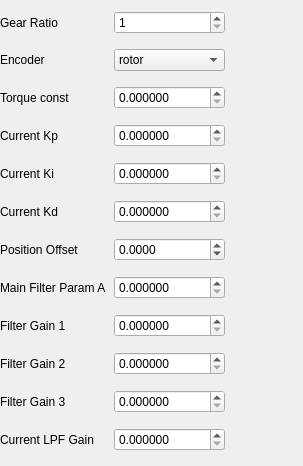
               <widget class="QWidget" name="scrollAreaWidgetContents">
                <property name="geometry">
                 <rect>
                  <x>0</x>
                  <y>0</y>
                  <width>303</width>
                  <height>466</height>
                 </rect>
                </property>
                <layout class="QGridLayout" name="gridLayout_6">
                 <property name="leftMargin">
                  <number>0</number>
                 </property>
                 <property name="topMargin">
                  <number>0</number>
                 </property>
                 <property name="rightMargin">
                  <number>4</number>
                 </property>
                 <property name="bottomMargin">
                  <number>0</number>
                 </property>
                 <property name="horizontalSpacing">
                  <number>8</number>
                 </property>
                 <property name="verticalSpacing">
                  <number>4</number>
                 </property>
                 <item row="0" column="0">
                  <widget class="QLabel" name="GearRatioLbl">
                   <property name="text">
                    <string>Gear Ratio</string>
                   </property>
                  </widget>
                 </item>
                 <item row="0" column="1">
                  <widget class="QSpinBox" name="GearRatioSpinBox">
                   <property name="minimum">
                    <number>1</number>
                   </property>
                   <property name="maximum">
                    <number>1000</number>
                   </property>
                   <property name="value">
                    <number>1</number>
                   </property>
                  </widget>
                 </item>
                 <item row="0" column="2">
                  <widget class="RestoreLabel" name="RestoreGearRatioLbl"/>
                 </item>
                 <item row="1" column="0">
                  <widget class="QLabel" name="EncoderTypeLbl">
                   <property name="text">
                    <string>Encoder</string>
                   </property>
                  </widget>
                 </item>
                 <item row="1" column="1">
                  <widget class="QComboBox" name="EncoderTypeComboBox">
                   <item>
                    <property name="text">
                     <string>rotor</string>
                    </property>
                   </item>
                   <item>
                    <property name="text">
                     <string>shaft</string>
                    </property>
                   </item>
                   <item>
                    <property name="text">
                     <string>external</string>
                    </property>
                   </item>
                  </widget>
                 </item>
                 <item row="1" column="2">
                  <widget class="RestoreLabel" name="RestoreEncoderTypeLbl"/>
                 </item>
                 <item row="2" column="0">
                  <widget class="QLabel" name="TorqueConstLbl">
                   <property name="text">
                    <string>Torque const</string>
                   </property>
                  </widget>
                 </item>
                 <item row="2" column="1">
                  <widget class="QDoubleSpinBox" name="TorqueConstDoubleSpinBox">
                   <property name="decimals">
                    <number>6</number>
                   </property>
                   <property name="minimum">
                    <double>0.000000000000000</double>
                   </property>
                   <property name="maximum">
                    <double>1000.000000000000000</double>
                   </property>
                   <property name="singleStep">
                    <double>0.100000000000000</double>
                   </property>
                  </widget>
                 </item>
                 <item row="2" column="2">
                  <widget class="RestoreLabel" name="RestoreTorqueConstLbl"/>
                 </item>
                 <item row="3" column="0">
                  <widget class="QLabel" name="CurrentKpLbl">
                   <property name="text">
                    <string>Current Kp</string>
                   </property>
                  </widget>
                 </item>
                 <item row="3" column="1">
                  <widget class="QDoubleSpinBox" name="CurrentKpDoubleSpinBox">
                   <property name="decimals">
                    <number>6</number>
                   </property>
                   <property name="minimum">
                    <double>0.000000000000000</double>
                   </property>
                   <property name="maximum">
                    <double>100000.000000000000000</double>
                   </property>
                   <property name="singleStep">
                    <double>0.100000000000000</double>
                   </property>
                  </widget>
                 </item>
                 <item row="3" column="2">
                  <widget class="RestoreLabel" name="RestoreCurrentKpLbl"/>
                 </item>
                 <item row="4" column="0">
                  <widget class="QLabel" name="CurrentKiLbl">
                   <property name="text">
                    <string>Current Ki</string>
                   </property>
                  </widget>
                 </item>
                 <item row="4" column="1">
                  <widget class="QDoubleSpinBox" name="CurrentKiDoubleSpinBox">
                   <property name="decimals">
                    <number>6</number>
                   </property>
                   <property name="minimum">
                    <double>0.000000000000000</double>
                   </property>
                   <property name="maximum">
                    <double>100000.000000000000000</double>
                   </property>
                   <property name="singleStep">
                    <double>0.100000000000000</double>
                   </property>
                  </widget>
                 </item>
                 <item row="4" column="2">
                  <widget class="RestoreLabel" name="RestoreCurrentKiLbl"/>
                 </item>
                 <item row="5" column="0">
                  <widget class="QLabel" name="CurrentKdLbl">
                   <property name="text">
                    <string>Current Kd</string>
                   </property>
                  </widget>
                 </item>
                 <item row="5" column="1">
                  <widget class="QDoubleSpinBox" name="CurrentKdDoubleSpinBox">
                   <property name="decimals">
                    <number>6</number>
                   </property>
                   <property name="minimum">
                    <double>0.000000000000000</double>
                   </property>
                   <property name="maximum">
                    <double>100000.000000000000000</double>
                   </property>
                   <property name="singleStep">
                    <double>0.100000000000000</double>
                   </property>
                  </widget>
                 </item>
                 <item row="6" column="0">
                  <widget class="QLabel" name="PosOffsetLbl">
                   <property name="text">
                    <string>Position Offset</string>
                   </property>
                  </widget>
                 </item>
                 <item row="6" column="1">
                  <widget class="QDoubleSpinBox" name="PosOffsetDoubleSpinBox">
                   <property name="decimals">
                    <number>4</number>
                   </property>
                   <property name="minimum">
                    <double>-100000.000000000000000</double>
                   </property>
                   <property name="maximum">
                    <double>100000.000000000000000</double>
                   </property>
                   <property name="singleStep">
                    <double>0.100000000000000</double>
                   </property>
                  </widget>
                 </item>
                 <item row="6" column="2">
                  <widget class="RestoreLabel" name="RestorePosOffsetLbl"/>
                 </item>
                 <item row="7" column="0">
                  <widget class="QLabel" name="FilterALbl">
                   <property name="text">
                    <string>Main Filter Param A</string>
                   </property>
                  </widget>
                 </item>
                 <item row="7" column="1">
                  <widget class="QDoubleSpinBox" name="FilterADoubleSpinBox">
                   <property name="decimals">
                    <number>6</number>
                   </property>
                   <property name="minimum">
                    <double>0.000000000000000</double>
                   </property>
                   <property name="maximum">
                    <double>100000.000000000000000</double>
                   </property>
                   <property name="singleStep">
                    <double>0.100000000000000</double>
                   </property>
                  </widget>
                 </item>
                 <item row="7" column="2">
                  <widget class="RestoreLabel" name="RestoreFilterALbl"/>
                 </item>
                 <item row="8" column="0">
                  <widget class="QLabel" name="FilterG1Lbl">
                   <property name="text">
                    <string>Filter Gain 1</string>
                   </property>
                  </widget>
                 </item>
                 <item row="8" column="1">
                  <widget class="QDoubleSpinBox" name="FilterG1DoubleSpinBox">
                   <property name="decimals">
                    <number>6</number>
                   </property>
                   <property name="minimum">
                    <double>0.000000000000000</double>
                   </property>
                   <property name="maximum">
                    <double>100000.000000000000000</double>
                   </property>
                   <property name="singleStep">
                    <double>0.100000000000000</double>
                   </property>
                  </widget>
                 </item>
                 <item row="8" column="2">
                  <widget class="RestoreLabel" name="RestoreFilterG1Lbl"/>
                 </item>
                 <item row="9" column="0">
                  <widget class="QLabel" name="FilterG2Lbl">
                   <property name="text">
                    <string>Filter Gain 2</string>
                   </property>
                  </widget>
                 </item>
                 <item row="9" column="1">
                  <widget class="QDoubleSpinBox" name="FilterG2DoubleSpinBox">
                   <property name="decimals">
                    <number>6</number>
                   </property>
                   <property name="minimum">
                    <double>0.000000000000000</double>
                   </property>
                   <property name="maximum">
                    <double>100000.000000000000000</double>
                   </property>
                   <property name="singleStep">
                    <double>0.100000000000000</double>
                   </property>
                  </widget>
                 </item>
                 <item row="9" column="2">
                  <widget class="RestoreLabel" name="RestoreFilterG2Lbl"/>
                 </item>
                 <item row="10" column="0">
                  <widget class="QLabel" name="FilterG3Lbl">
                   <property name="text">
                    <string>Filter Gain 3</string>
                   </property>
                  </widget>
                 </item>
                 <item row="10" column="1">
                  <widget class="QDoubleSpinBox" name="FilterG3DoubleSpinBox">
                   <property name="decimals">
                    <number>6</number>
                   </property>
                   <property name="minimum">
                    <double>0.000000000000000</double>
                   </property>
                   <property name="maximum">
                    <double>100000.000000000000000</double>
                   </property>
                   <property name="singleStep">
                    <double>0.100000000000000</double>
                   </property>
                  </widget>
                 </item>
                 <item row="10" column="2">
                  <widget class="RestoreLabel" name="RestoreFilterG3Lbl"/>
                 </item>
                 <item row="11" column="0">
                  <widget class="QLabel" name="CurrentLpfLbl">
                   <property name="text">
                    <string>Current LPF Gain</string>
                   </property>
                  </widget>
                 </item>
                 <item row="11" column="1">
                  <widget class="QDoubleSpinBox" name="CurrentLpfDoubleSpinBox">
                   <property name="decimals">
                    <number>6</number>
                   </property>
                   <property name="minimum">
                    <double>0.000000000000000</double>
                   </property>
                   <property name="maximum">
                    <double>100000.000000000000000</double>
                   </property>
                   <property name="singleStep">
                    <double>0.100000000000000</double>
                   </property>
                  </widget>
                 </item>
                 <item row="11" column="2">
                  <widget class="RestoreLabel" name="RestoreCurrentLpfLbl"/>
                 </item>
                 <item row="5" column="2">
                  <widget class="RestoreLabel" name="RestoreCurrentKdLbl"/>
                 </item>
                </layout>
               </widget>
